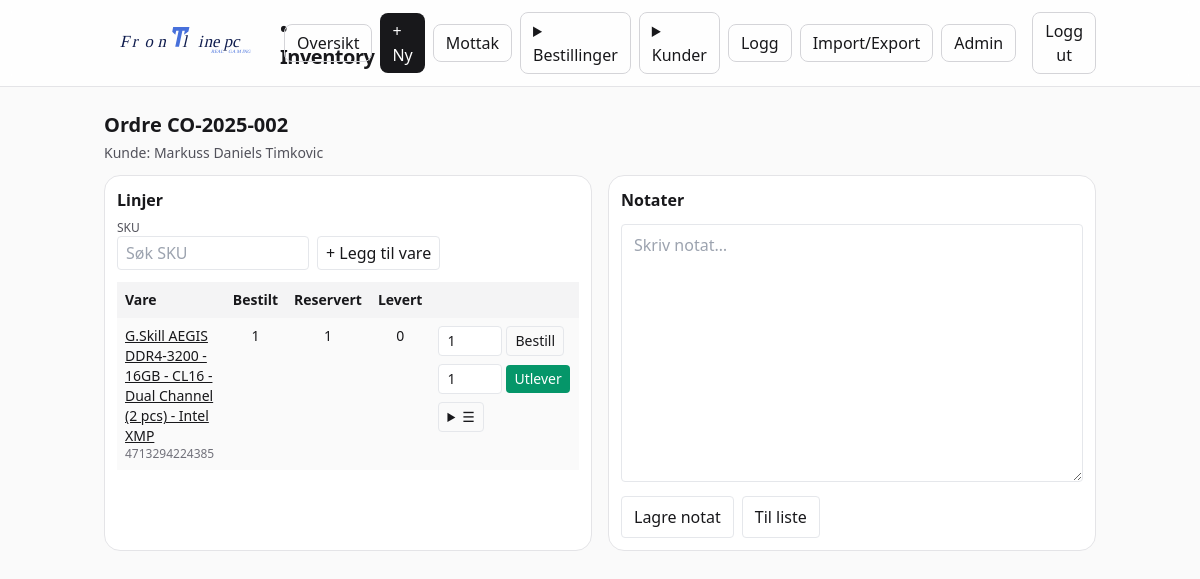
Page /co/2 (signed in) on the earlier database version.
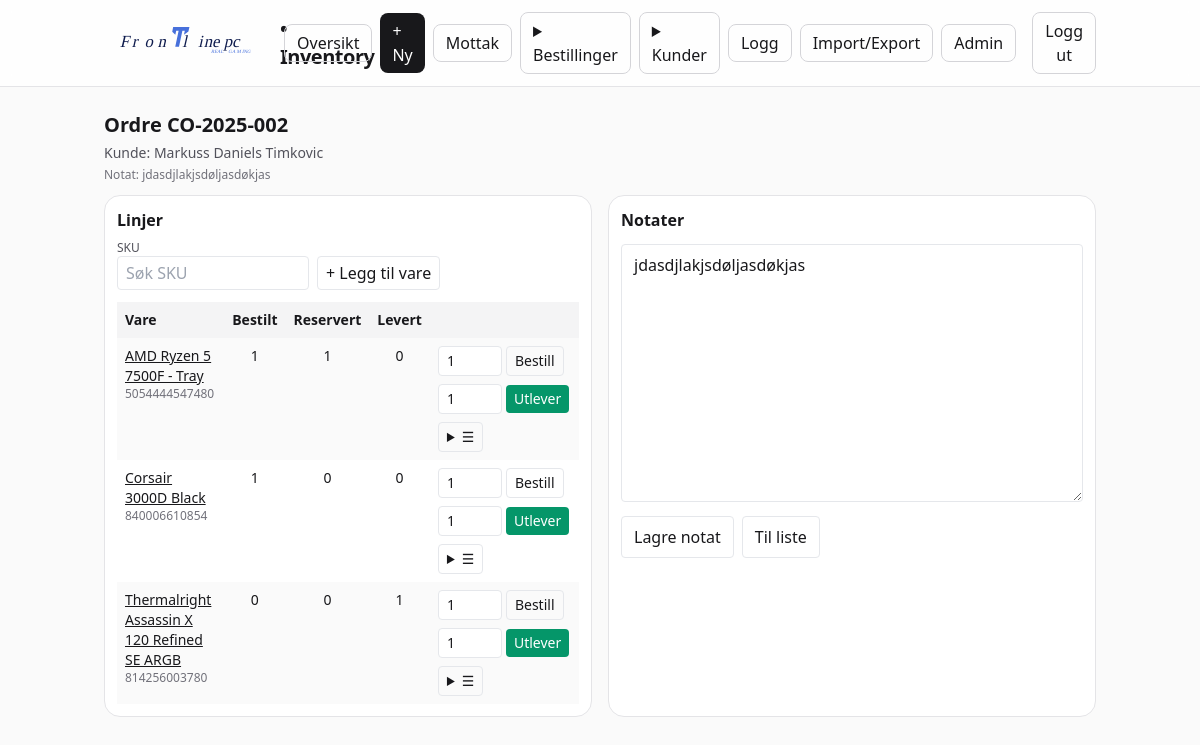
Same page on the later database version.
### frontline_inventory_web/app/models.py (models this page shows)
class CustomerOrderLine(Base):
    __tablename__ = "customer_order_lines"
    id = Column(Integer, primary_key=True)
    co_id = Column(Integer, ForeignKey("customer_orders.id"), nullable=False)
    item_id = Column(Integer, ForeignKey("items.id"), nullable=True)
    qty = Column("qty_ordered", Integer, nullable=False, default=1)
    qty_reserved = Column(Integer, nullable=False, default=0)
    qty_fulfilled = Column(Integer, nullable=False, default=0)
    notes = Column(String(500), default="")
    created_at = Column(DateTime)
    co = relationship("CustomerOrder", back_populates="lines", lazy="joined")
    item = relationship("Item", lazy="joined")

class Item(Base):
    __tablename__ = "items"
    id: Mapped[int] = mapped_column(Integer, primary_key=True)
    name: Mapped[str] = mapped_column(String(200), index=True)
    sku: Mapped[str] = mapped_column(String(120), unique=True, index=True)
    qty: Mapped[int] = mapped_column(Integer, default=0)
    min_qty: Mapped[int] = mapped_column(Integer, default=0)
    price: Mapped[float] = mapped_column(Float, default=0.0)
    currency: Mapped[str] = mapped_column(String(8), default="NOK")
    notes: Mapped[str] = mapped_column(Text, default="")
    image_path: Mapped[str] = mapped_column(String(300), default="")
    category_id: Mapped[int | None] = mapped_column(Integer, ForeignKey("categories.id"))
    location_id: Mapped[int | None] = mapped_column(Integer, ForeignKey("locations.id"))
    category_obj = relationship("Category", back_populates="items")
    location_obj = relationship("Location", back_populates="items")
    last_updated: Mapped[datetime] = mapped_column(DateTime, default=datetime.utcnow)

class CustomerOrder(Base):
    __tablename__ = "customer_orders"
    id = Column(Integer, primary_key=True)
    code = Column(String(120), unique=True, nullable=False)
    customer_id = Column(Integer, ForeignKey("customers.id"), nullable=True)
    status = Column(String(20), default="open")
    notes = Column(String(500), default="")
    created_at = Column(DateTime)
    customer = relationship("Customer")
    lines = relationship("CustomerOrderLine", back_populates="co", cascade="all, delete-orphan")

### frontline_inventory_web/app/main.py (the view)
@app.get("/co/{co_id}")
def co_detail(request: Request, co_id: int, db: Session = Depends(get_db), current_user=Depends(require_user)):
    co = db.get(CustomerOrder, co_id)
    if not co:
        raise HTTPException(status_code=404)
    lines = db.execute(select(CustomerOrderLine).where(CustomerOrderLine.co_id == co.id)).scalars().all()
    items_for_datalist = db.execute(select(Item).order_by(Item.name.asc()).limit(300)).scalars().all()
    return templates.TemplateResponse(
        "co_detail.html",
        {
            "request": request,
            "user": current_user,
            "co": co,
            "lines": lines,
            "items_for_datalist": items_for_datalist,
        },
    )

### frontline_inventory_web/app/templates/co_detail.html (shortened to what this page needs)
{% extends "base.html" %}
{% block content %}
<h1 class="text-xl font-semibold mb-1">Ordre {{ co.code }}</h1>
<div class="mb-3 text-sm text-zinc-600">
  Kunde: {% if co.customer %}<span class="font-medium">{{ co.customer.name }}</span>{% else %}<span class="italic">Ukjent</span>{% endif %}
  {% if co.notes %}<div class="mt-1 text-xs text-zinc-500">Notat: {{ co.notes }}</div>{% endif %}
</div>
<div class="grid md:grid-cols-2 gap-4">
  <section class="rounded-2xl border border-zinc-200 bg-white p-3">
    <h2 class="font-semibold mb-2">Linjer</h2>
    <form method="post" action="/co/{{ co.id }}/line/add" class="mb-3 flex flex-wrap gap-2 items-end">
      <div>
        <label class="block text-xs text-zinc-600">SKU</label>
        <input type="text" name="sku" list="items_skus" placeholder="Søk SKU" class="px-2 py-1 rounded border w-48">
      </div>
      <button class="px-2 py-1 rounded border">+ Legg til vare</button>
    </form>
    <table class="w-full text-sm">
      <thead class="bg-zinc-100">
        <tr>
          <th class="p-2 text-left">Vare</th>
          <th class="p-2">Bestilt</th>
          <th class="p-2">Reservert</th>
          <th class="p-2">Levert</th>
          <th class="p-2"></th>
        </tr>
      </thead>
      <tbody>
        {% for l in lines %}
        <tr class="odd:bg-zinc-50 align-top">
          <td class="p-2">
            {% if l.item %}
              <a href="/item/{{ l.item_id }}/units" class="underline hover:no-underline">{{ l.item.name }}</a>
              <div class="text-xs text-zinc-500">{{ l.item.sku }}</div>
            {% else %}
              {{ l.item_id }}
            {% endif %}
          </td>
          <td class="p-2 text-center">{{ l.qty }}</td>
          <td class="p-2 text-center">{{ l.qty_reserved }}</td>
          <td class="p-2 text-center">{{ l.qty_fulfilled }}</td>
          <td class="p-2">
            <div class="flex flex-wrap gap-2 items-center">
              <form method="post" action="/co/{{ co.id }}/line/order" class="flex items-center gap-1">
                <input type="number" name="qty" value="1" min="1" class="w-16 px-2 py-1 rounded border">
                <button class="px-2 py-1 rounded border">Bestill</button>
              </form>
              <form method="post" action="/co/{{ co.id }}/fulfill" class="flex items-center gap-1">
                <input type="number" name="qty" value="1" min="1" class="w-16 px-2 py-1 rounded border">
                <button class="px-2 py-1 rounded bg-emerald-600 text-white">Utlever</button>
              </form>
              <details class="relative">
                <summary class="px-2 py-1 rounded border cursor-pointer select-none" title="Flere handlinger">☰</summary>
              </details>
            </div>
          </td>
        </tr>
        {% endfor %}
      </tbody>
    </table>
  </section>
  <section class="rounded-2xl border border-zinc-200 bg-white p-3 space-y-3">
    <h2 class="font-semibold mb-2">Notater</h2>
    <form method="post" action="/co/{{ co.id }}/notes" class="space-y-2">
      <textarea name="notes" rows="10" class="w-full px-3 py-2 rounded border" placeholder="Skriv notat…">{{ co.notes or '' }}</textarea>
      <div class="flex gap-2">
        <button class="px-3 py-2 rounded border">Lagre notat</button>
        <a href="/co" class="px-3 py-2 rounded border">Til liste</a>
      </div>
    </form>
  </section>
</div>
{% endblock %}

Differences in the rows shown:
removed CustomerOrderLine: item.name "G.Skill AEGIS DDR4-3200 - 16GB - CL16 - Dual Channel (2 pcs) - Intel XMP", item.sku "4713294224385", qty "1", qty_reserved "1", qty_fulfilled "0"
changed CustomerOrder: notes (not shown) → "jdasdjlakjsdøljasdøkjas"
added CustomerOrderLine: item.name "AMD Ryzen 5 7500F - Tray", item.sku "5054444547480", qty "1", qty_reserved "1", qty_fulfilled "0"
added CustomerOrderLine: item.name "Corsair 3000D Black", item.sku "840006610854", qty "1", qty_reserved "0", qty_fulfilled "0"
added CustomerOrderLine: item.name "Thermalright Assassin X 120 Refined SE ARGB", item.sku "814256003780", qty "0", qty_reserved "0", qty_fulfilled "1"
Other differences:
text now shown: "Notat:"
